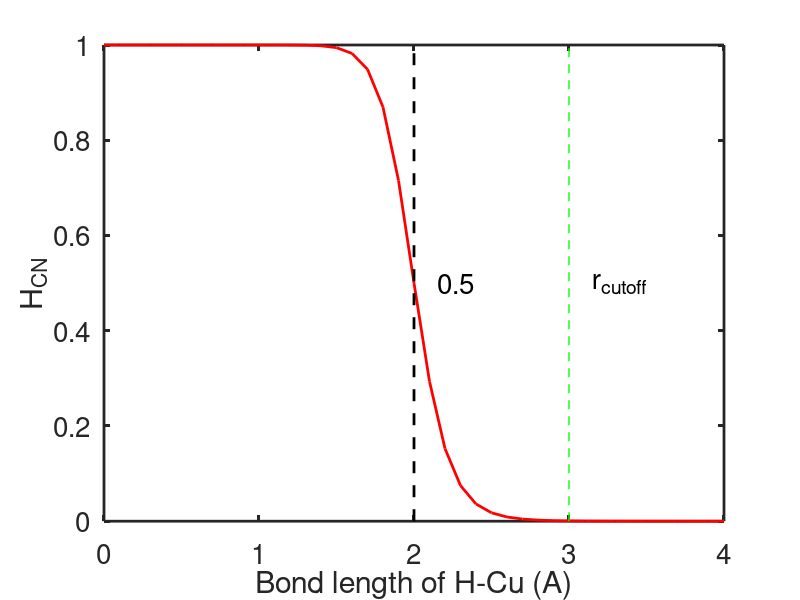

Write the MATLAB code that produced this figure.
clear
figure

n=18;
m=36;
r0=2.0;

x=0:0.1:4;
nsize_x=size(x,2);
y(nsize_x)=0;

for i=1:nsize_x
    if x(i) == r0
        y(i)=n/m;
    else
        y(i)=(1-(x(i)/r0)^n)/(1-(x(i)/r0)^m);
    end
end

plot(x,y,'r-','linewidth',2)
set(gca,'fontsize',20)
set(gca,'linewidth',2)

hold on
plot([r0 r0],[0 1],'k--','linewidth',2)
plot(r0,0.5,'k--','linewidth',2)

plot([3 3],[0 1],'g--','linewidth',1)

text(3+0.15,0.5,'r_{cutoff}','fontsize',20)

text(r0+0.15,0.5,'0.5','fontsize',20)

xlabel('Bond length of H-Cu (A)')
ylabel('H_C_N')
